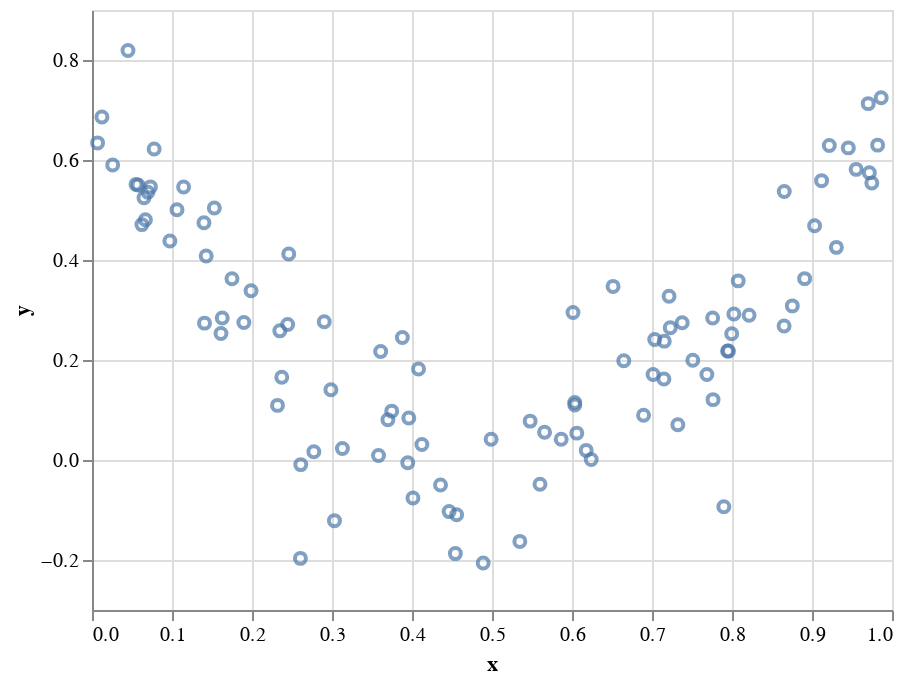

Notebook cell for this chart:
### Code cell
## quadratic relationship

# center x, center y, scale
a, b, c = 0.5, 0.5, 3

# noise
noise_sd = 0.1
noise = np.random.normal(loc = 0, scale = noise_sd, size = 100)

# simulate y
sim_df['y'] = c*(x - a)*(x - b) + noise

# plot
scatter = alt.Chart(
    sim_df
).mark_point().encode(
    x = 'x',
    y = 'y'
)

# compute correlation
print('correlation: ', sim_df.corr().loc['x', 'y'])
scatter

### Figure 1 — Vega-Lite specification as saved in the notebook (floating-point values rounded to 4 significant figures)
{"config": {"view": {"continuousWidth": 400, "continuousHeight": 300}}, "data": {"name": "data-3ec2be683dc2dc1c5c8014af98af0898"}, "mark": "point", "encoding": {"x": {"field": "x", "type": "quantitative"}, "y": {"field": "y", "type": "quantitative"}}, "$schema": "https://vega.github.io/schema/vega-lite/v4.17.0.json", "datasets": {"data-3ec2be683dc2dc1c5c8014af98af0898": [{"x": 0.1529, "y": 0.5039}, {"x": 0.3699, "y": 0.08046}, {"x": 0.3608, "y": 0.217}, {"x": 0.606, "y": 0.05372}, {"x": 0.2986, "y": 0.1404}, {"x": 0.9216, "y": 0.6289}, {"x": 0.1612, "y": 0.2529}, {"x": 0.9305, "y": 0.4253}, {"x": 0.9748, "y": 0.5539}, {"x": 0.912, "y": 0.5587}, {"x": 0.9032, "y": 0.4683}, {"x": 0.0124, "y": 0.686}, {"x": 0.1988, "y": 0.3384}, {"x": 0.4082, "y": 0.1821}, {"x": 0.7996, "y": 0.2525}, {"x": 0.4542, "y": -0.1872}, {"x": 0.7034, "y": 0.241}, {"x": 0.8024, "y": 0.2919}, {"x": 0.3031, "y": -0.1213}, {"x": 0.388, "y": 0.2451}, {"x": 0.313, "y": 0.02312}, {"x": 0.5657, "y": 0.05548}, {"x": 0.7377, "y": 0.2745}, {"x": 0.8651, "y": 0.268}, {"x": 0.1406, "y": 0.2737}, {"x": 0.4989, "y": 0.04158}, {"x": 0.06983, "y": 0.5354}, {"x": 0.4012, "y": -0.07585}, {"x": 0.05752, "y": 0.55}, {"x": 0.489, "y": -0.206}, {"x": 0.4124, "y": 0.03088}, {"x": 0.1062, "y": 0.5005}, {"x": 0.9865, "y": 0.7245}, {"x": 0.2319, "y": 0.1092}, {"x": 0.7758, "y": 0.2839}, {"x": 0.175, "y": 0.3627}, {"x": 0.7944, "y": 0.2179}, {"x": 0.1628, "y": 0.2838}, {"x": 0.0777, "y": 0.622}, {"x": 0.7686, "y": 0.1712}, {"x": 0.0624, "y": 0.4708}, {"x": 0.9717, "y": 0.5744}, {"x": 0.4558, "y": -0.1094}, {"x": 0.9703, "y": 0.7127}, {"x": 0.3581, "y": 0.008906}, {"x": 0.05499, "y": 0.5513}, {"x": 0.5348, "y": -0.1628}, {"x": 0.2372, "y": 0.1656}, {"x": 0.3747, "y": 0.09773}, {"x": 0.7763, "y": 0.1207}, {"x": 0.8214, "y": 0.2895}, {"x": 0.6177, "y": 0.01928}, {"x": 0.6012, "y": 0.295}, {"x": 0.1898, "y": 0.2751}, {"x": 0.9552, "y": 0.5813}, {"x": 0.5477, "y": 0.07778}, {"x": 0.4464, "y": -0.1032}, {"x": 0.2459, "y": 0.4119}, {"x": 0.8078, "y": 0.3583}, {"x": 0.07302, "y": 0.5462}, {"x": 0.7149, "y": 0.162}, {"x": 0.2605, "y": -0.1967}, {"x": 0.7228, "y": 0.2644}, {"x": 0.2446, "y": 0.2711}, {"x": 0.3947, "y": -0.005456}, {"x": 0.261, "y": -0.009214}, {"x": 0.006973, "y": 0.6342}, {"x": 0.6894, "y": 0.08938}, {"x": 0.065, "y": 0.5243}, {"x": 0.7898, "y": -0.09348}, {"x": 0.7013, "y": 0.1709}, {"x": 0.6034, "y": 0.1151}, {"x": 0.9454, "y": 0.6242}, {"x": 0.7153, "y": 0.2377}, {"x": 0.7323, "y": 0.07045}, {"x": 0.6513, "y": 0.3472}, {"x": 0.2773, "y": 0.01639}, {"x": 0.8908, "y": 0.3627}, {"x": 0.8653, "y": 0.537}, {"x": 0.7956, "y": 0.2178}, {"x": 0.09736, "y": 0.4381}, {"x": 0.06678, "y": 0.4804}, {"x": 0.624, "y": 0.001035}, {"x": 0.02584, "y": 0.5901}, {"x": 0.9821, "y": 0.6297}, {"x": 0.6035, "y": 0.11}, {"x": 0.396, "y": 0.08387}, {"x": 0.751, "y": 0.1993}, {"x": 0.56, "y": -0.04856}, {"x": 0.2348, "y": 0.2583}, {"x": 0.5865, "y": 0.04148}, {"x": 0.04498, "y": 0.8191}, {"x": 0.4356, "y": -0.05004}, {"x": 0.1399, "y": 0.4745}, {"x": 0.1145, "y": 0.5458}, {"x": 0.6647, "y": 0.1983}, {"x": 0.8754, "y": 0.3082}, {"x": 0.1427, "y": 0.4079}, {"x": 0.2903, "y": 0.2766}, {"x": 0.7213, "y": 0.3277}]}}
